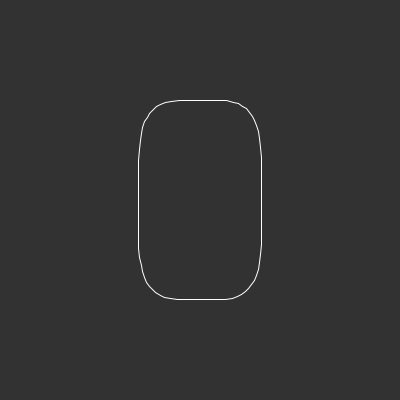
Frame 1 (no input)
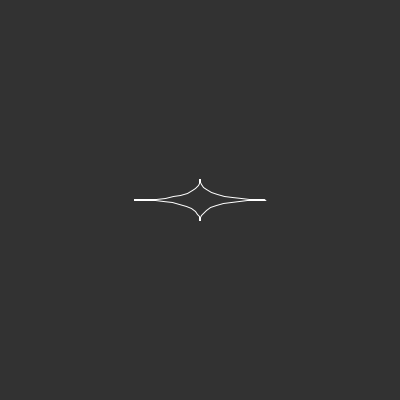
Frame 60 (the mouse pressed at the canvas centre just before this capture)
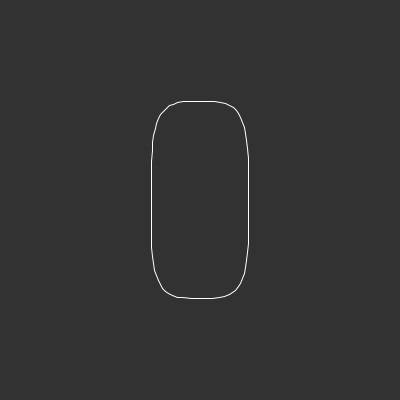
Frame 120 (the mouse held since frame 60 and released just before this capture)

The Processing sketch that drew these frames (run headless with seeded random() and noise(); from frame 60 on, the mouse is pressed at the canvas centre):

// Processing sketch: sketch_supershape
// ── sketch_supershape.pde
// http://paulbourke.net/geometry/supershape/
// https://en.wikipedia.org/wiki/Superellipse

void setup() {
  size(400, 400);  
}

void draw() {
  background(50);
  translate(width/2, height/2);
  stroke(255);
  noFill();
  
  float a = map(sin(frameCount*0.05), -1, 1, 20, 100);//100;
  float b = map(cos(frameCount*0.05), -1, 1, 20, 100);//100;
  float n = map(cos(frameCount*0.05), -1, 1, 0.5, 4);//map(mouseX, 0, width, 0, 4);
  
  beginShape();
  for (float angle = 0; angle < TWO_PI; angle += 0.1) {
    float na = 2/n;
    float x = pow(abs(cos(angle)), na) * a * sgn(cos(angle));
    float y = pow(abs(sin(angle)), na) * b * sgn(sin(angle));
    
    vertex(x, y);
  }
  endShape(CLOSE);
}

int sgn(float val) {
  if (val > 0) {
    return 1;
  } else if (val < 0) {
    return -1;
  } else {
    return 0;
  }
}
